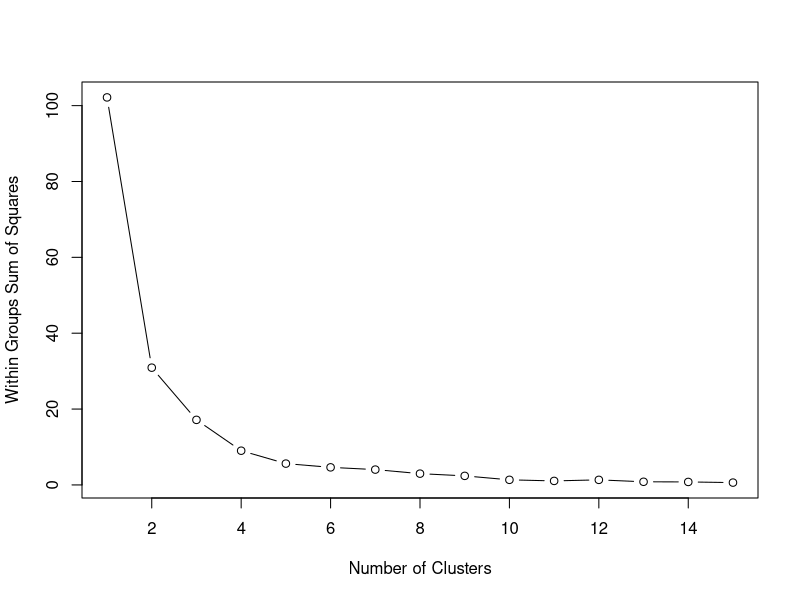
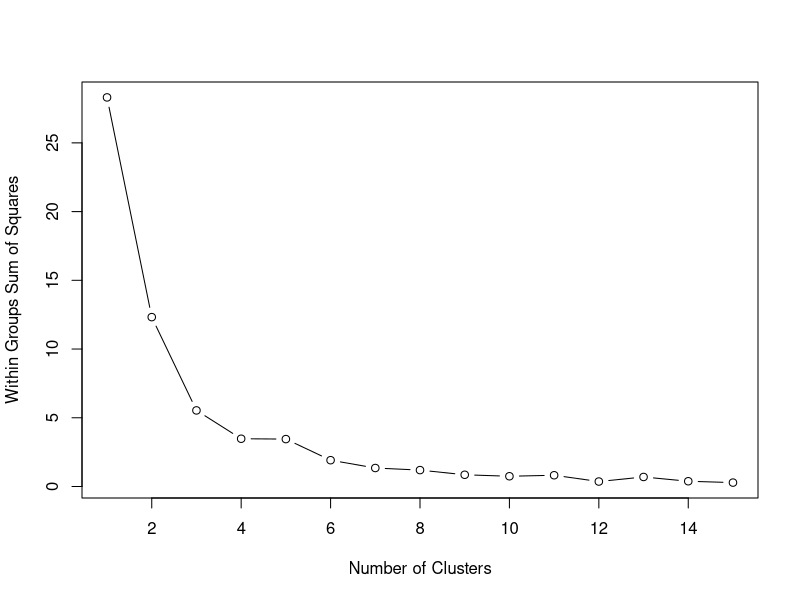
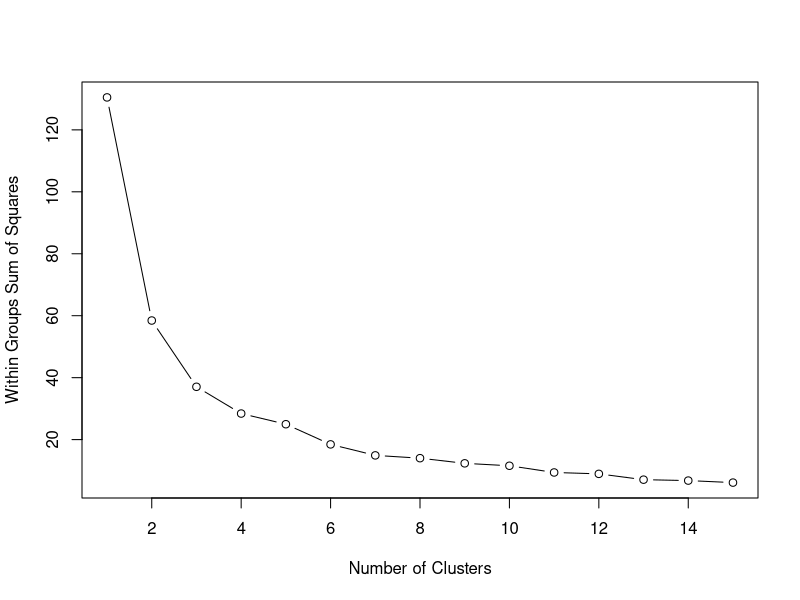
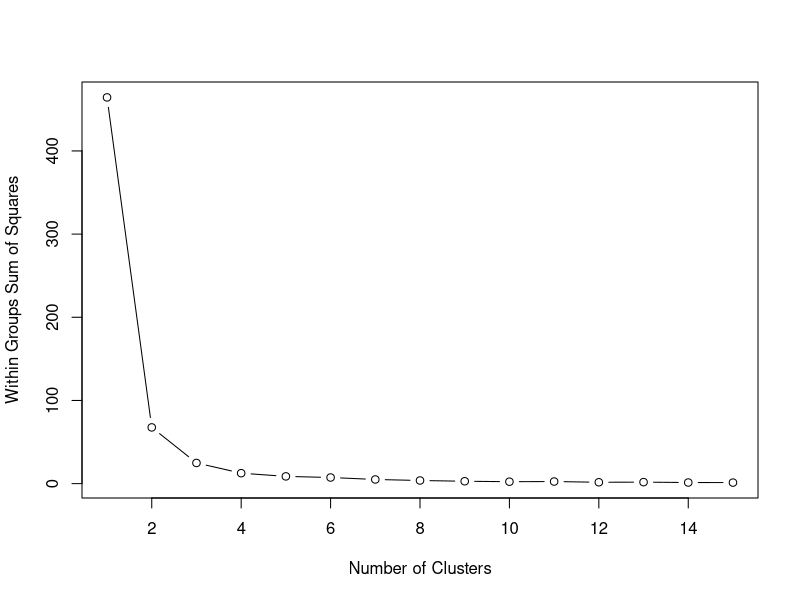
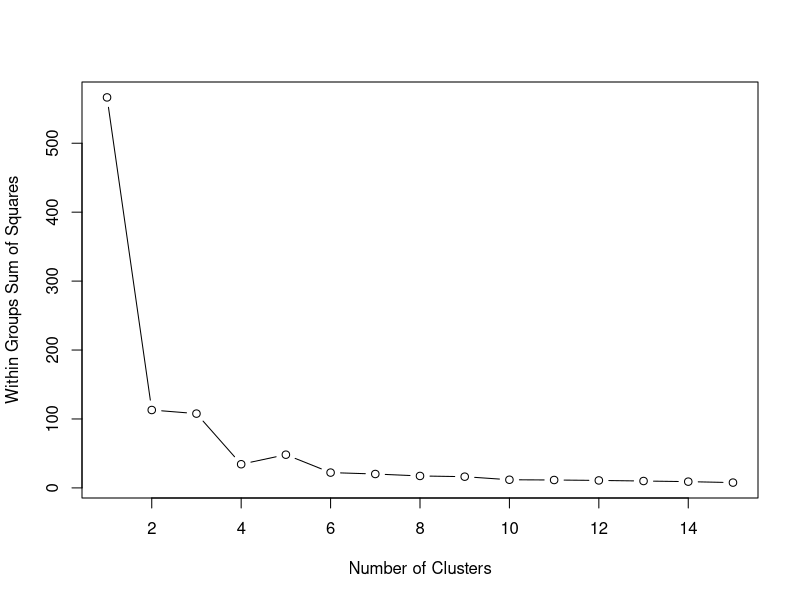
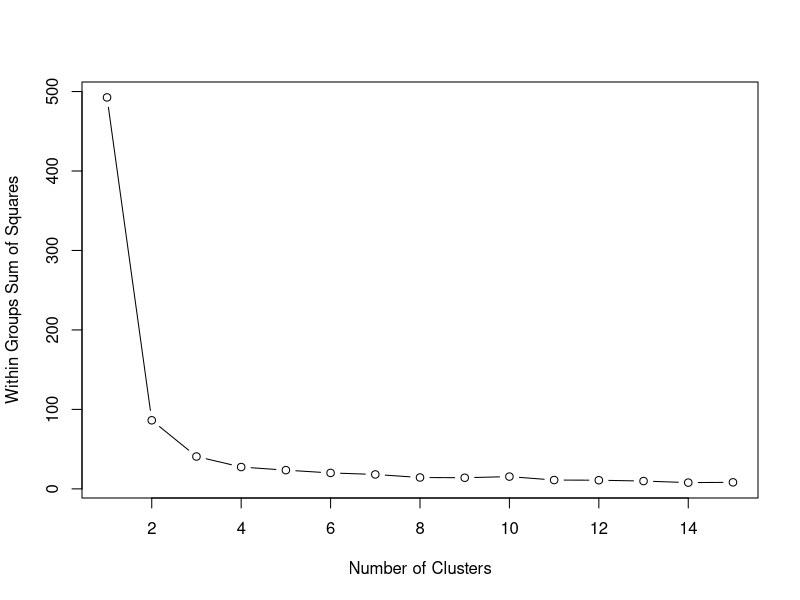
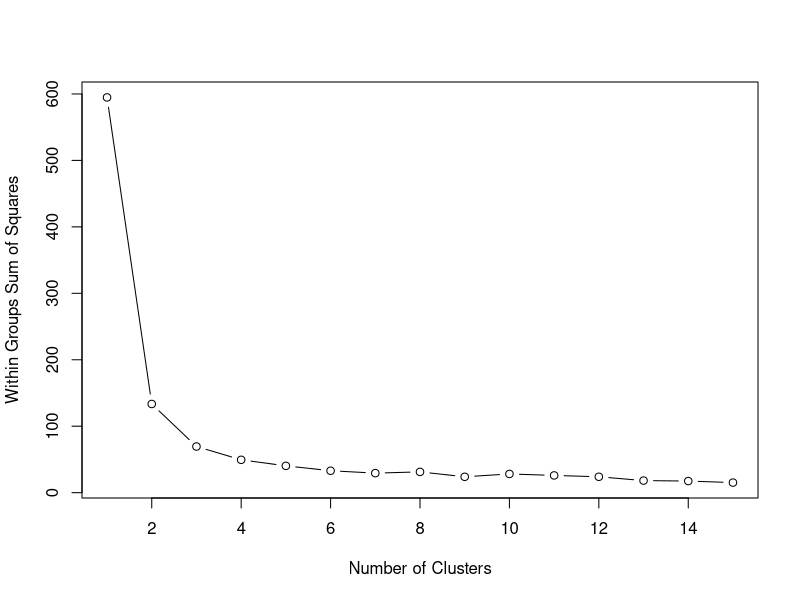
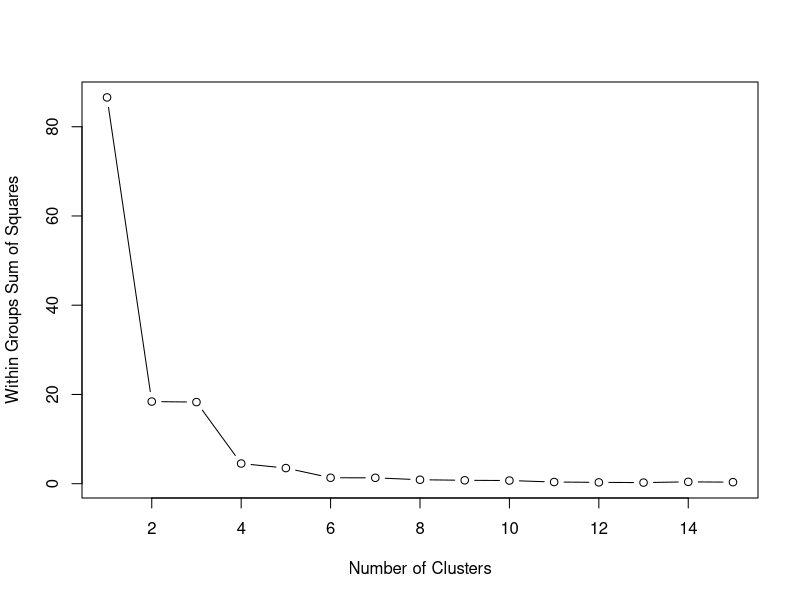

Write the R code that produced these figures, in order.
## Load data (iris is included in R)
data("iris")
dim(iris)

## Make various combinations of predictors
preds = iris[,1:4]
cols <- do.call(expand.grid, rep(list(c(F, T)), ncol(preds)))[-1,]

preds01 <- as.data.frame(preds[, as.logical(cols[1,])])
preds02 <- as.data.frame(preds[, as.logical(cols[2,])])
preds03 <- as.data.frame(preds[, as.logical(cols[3,])])
preds04 <- as.data.frame(preds[, as.logical(cols[4,])])
preds05 <- as.data.frame(preds[, as.logical(cols[5,])])
preds06 <- as.data.frame(preds[, as.logical(cols[6,])])
preds07 <- as.data.frame(preds[, as.logical(cols[7,])])
preds08 <- as.data.frame(preds[, as.logical(cols[8,])])
preds09 <- as.data.frame(preds[, as.logical(cols[9,])])
preds10 <- as.data.frame(preds[, as.logical(cols[10,])])
preds11 <- as.data.frame(preds[, as.logical(cols[11,])])
preds12 <- as.data.frame(preds[, as.logical(cols[12,])])
preds13 <- as.data.frame(preds[, as.logical(cols[13,])])
preds14 <- as.data.frame(preds[, as.logical(cols[14,])])
preds15 <- as.data.frame(preds[, as.logical(cols[15,])])

## To find out appropriate number of clusters, we create the elbow graphs below.

wss01 <- (nrow(preds01)-1)*sum(apply(preds01, 2, var))
for (i in 2:15) wss01[i] <- sum(kmeans(preds01, centers=i)$withinss)
plot(1:15, wss01, type="b", xlab="Number of Clusters", ylab="Within Groups Sum of Squares")

wss02 <- (nrow(preds02)-1)*sum(apply(preds02, 2, var))
for (i in 2:15) wss02[i] <- sum(kmeans(preds02, centers=i)$withinss)
plot(1:15, wss02, type="b", xlab="Number of Clusters", ylab="Within Groups Sum of Squares")

wss03 <- (nrow(preds03)-1)*sum(apply(preds03, 2, var))
for (i in 2:15) wss03[i] <- sum(kmeans(preds03, centers=i)$withinss)
plot(1:15, wss03, type="b", xlab="Number of Clusters", ylab="Within Groups Sum of Squares")

wss04 <- (nrow(preds04)-1)*sum(apply(preds04, 2, var))
for (i in 2:15) wss04[i] <- sum(kmeans(preds04, centers=i)$withinss)
plot(1:15, wss04, type="b", xlab="Number of Clusters", ylab="Within Groups Sum of Squares")

wss05 <- (nrow(preds05)-1)*sum(apply(preds05, 2, var))
for (i in 2:15) wss05[i] <- sum(kmeans(preds05, centers=i)$withinss)
plot(1:15, wss05, type="b", xlab="Number of Clusters", ylab="Within Groups Sum of Squares")

wss06 <- (nrow(preds06)-1)*sum(apply(preds06, 2, var))
for (i in 2:15) wss06[i] <- sum(kmeans(preds06, centers=i)$withinss)
plot(1:15, wss06, type="b", xlab="Number of Clusters", ylab="Within Groups Sum of Squares")

wss07 <- (nrow(preds07)-1)*sum(apply(preds07, 2, var))
for (i in 2:15) wss07[i] <- sum(kmeans(preds07, centers=i)$withinss)
plot(1:15, wss07, type="b", xlab="Number of Clusters", ylab="Within Groups Sum of Squares")

wss08 <- (nrow(preds08)-1)*sum(apply(preds08, 2, var))
for (i in 2:15) wss08[i] <- sum(kmeans(preds08, centers=i)$withinss)
plot(1:15, wss08, type="b", xlab="Number of Clusters", ylab="Within Groups Sum of Squares")

wss09 <- (nrow(preds09)-1)*sum(apply(preds09, 2, var))
for (i in 2:15) wss09[i] <- sum(kmeans(preds09, centers=i)$withinss)
plot(1:15, wss09, type="b", xlab="Number of Clusters", ylab="Within Groups Sum of Squares")

wss10 <- (nrow(preds10)-1)*sum(apply(preds10, 2, var))
for (i in 2:15) wss10[i] <- sum(kmeans(preds10, centers=i)$withinss)
plot(1:15, wss10, type="b", xlab="Number of Clusters", ylab="Within Groups Sum of Squares")

wss11 <- (nrow(preds11)-1)*sum(apply(preds11, 2, var))
for (i in 2:15) wss11[i] <- sum(kmeans(preds11, centers=i)$withinss)
plot(1:15, wss11, type="b", xlab="Number of Clusters", ylab="Within Groups Sum of Squares")

wss12 <- (nrow(preds12)-1)*sum(apply(preds12, 2, var))
for (i in 2:15) wss12[i] <- sum(kmeans(preds12, centers=i)$withinss)
plot(1:15, wss12, type="b", xlab="Number of Clusters", ylab="Within Groups Sum of Squares")

wss13 <- (nrow(preds13)-1)*sum(apply(preds13, 2, var))
for (i in 2:15) wss13[i] <- sum(kmeans(preds13, centers=i)$withinss)
plot(1:15, wss13, type="b", xlab="Number of Clusters", ylab="Within Groups Sum of Squares")

wss14 <- (nrow(preds14)-1)*sum(apply(preds14, 2, var))
for (i in 2:15) wss14[i] <- sum(kmeans(preds14, centers=i)$withinss)
plot(1:15, wss14, type="b", xlab="Number of Clusters", ylab="Within Groups Sum of Squares")

wss15 <- (nrow(preds15)-1)*sum(apply(preds15, 2, var))
for (i in 2:15) wss15[i] <- sum(kmeans(preds15, centers=i)$withinss)
plot(1:15, wss15, type="b", xlab="Number of Clusters", ylab="Within Groups Sum of Squares")

## For each plot, starting at 3 clusters, the marginal decrease in WSS per adding a cluster diminishes vastly. 
## While we can reduce the WSS by adding more clusters, it is not relatively worthwhile to do so.

## Next, we figure out which combination of predictors best models the data. 
## We use nstart = 10000 to stabilize the result.
## For each combination, we compute the accuracy of the model via a table with iris$Species.
kmns01 <- kmeans(preds01, 3, nstart = 10000)
table(kmns01$cluster, iris$Species)
acc1 <- (45+35+26)/150

kmns02 <- kmeans(preds02, 3, nstart = 10000)
table(kmns02$cluster, iris$Species)
acc2 <- (31+21+34)/150

kmns03 <- kmeans(preds03, 3, nstart = 10000)
table(kmns03$cluster, iris$Species)
acc3 <- (50+38+35)/150

kmns04 <- kmeans(preds04, 3, nstart = 10000)
table(kmns04$cluster, iris$Species)
acc4 <- (50+48+44)/150

kmns05 <- kmeans(preds05, 3, nstart = 10000)
table(kmns05$cluster, iris$Species)
acc5 <- (50+45+37)/150

kmns06 <- kmeans(preds06, 3, nstart = 10000)
table(kmns06$cluster, iris$Species)
acc6 <- (50+48+41)/150

kmns07 <- kmeans(preds07, 3, nstart = 10000)
table(kmns07$cluster, iris$Species)
acc7 <- (50+45+37)/150

kmns08 <- kmeans(preds08, 3, nstart = 10000)
table(kmns08$cluster, iris$Species)
acc8 <- (50+48+46)/150

kmns09 <- kmeans(preds09, 3, nstart = 10000)
table(kmns09$cluster, iris$Species)
acc9 <- (50+37+35)/150

kmns10 <- kmeans(preds10, 3, nstart = 10000)
table(kmns10$cluster, iris$Species)
acc10 <- (49+46+44)/150

kmns11 <- kmeans(preds11, 3, nstart = 10000)
table(kmns11$cluster, iris$Species)
acc11 <- (50+39+35)/150

kmns12 <- kmeans(preds12, 3, nstart = 10000)
table(kmns12$cluster, iris$Species)
acc12 <- (50+48+46)/150

kmns13 <- kmeans(preds13, 3, nstart = 10000)
table(kmns13$cluster, iris$Species)
acc13 <- (50+48+36)/150

kmns14 <- kmeans(preds14, 3, nstart = 10000)
table(kmns14$cluster, iris$Species)
acc14 <- (50+48+45)/150

kmns15 <- kmeans(preds15, 3, nstart = 10000)
table(kmns15$cluster, iris$Species)
acc15 <- (50+48+36)/150

acc = cbind(acc1, acc2,acc3,acc4,acc5,acc6,acc7,acc8,acc9,acc10,acc11,acc12,acc13,acc14,acc15)
which(acc == max(acc))
cols[which(acc == max(acc)), ]

## The most accurate models are 8, and 12 with 3 clusters.
## These are models involving Petal.Width and both (Petal.Length and Petal.Width) as predictors.
## These models predict iris types at a 96% rate for the given data set.